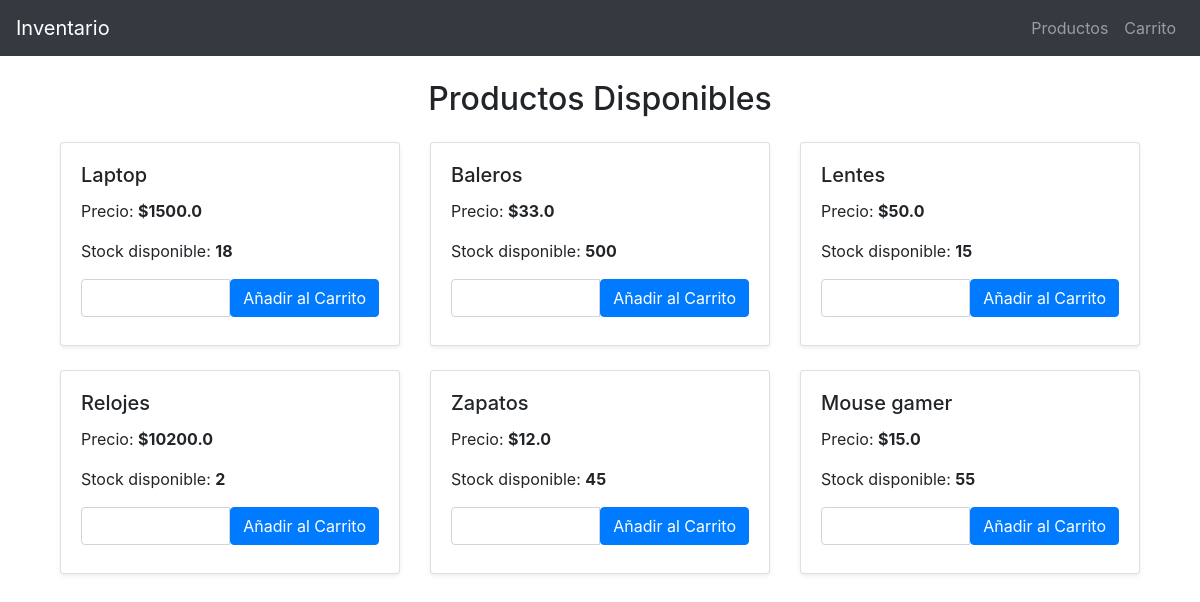
Before: /productos with the older database file.
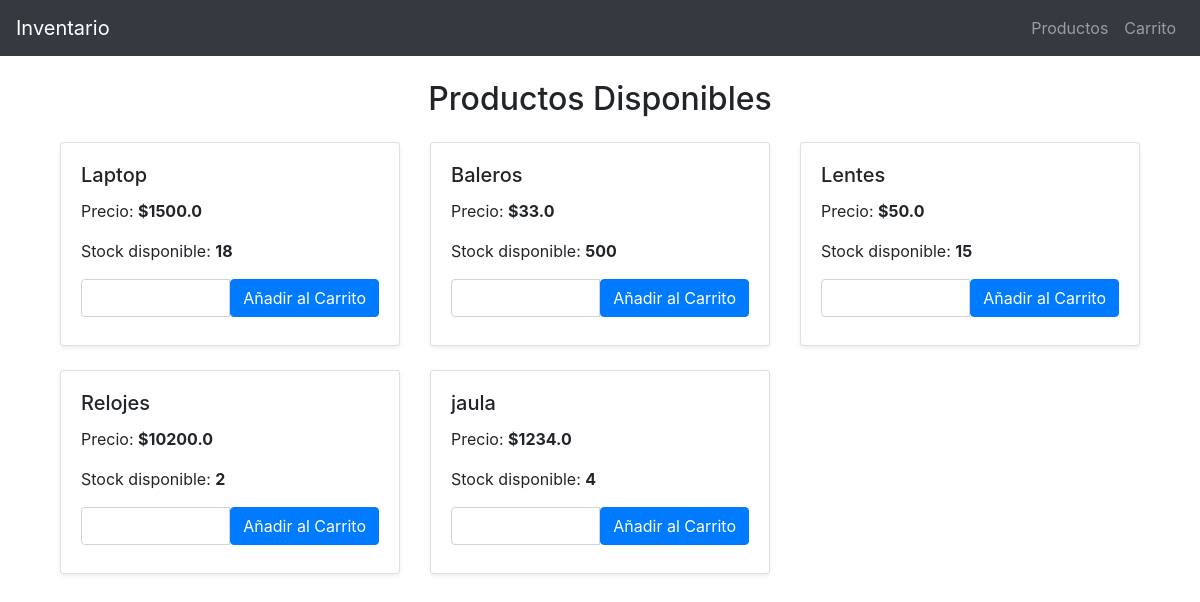
After: the same page with the newer database file.
### tables this page shows
CREATE TABLE productos (
            id INTEGER PRIMARY KEY AUTOINCREMENT,
            nombre TEXT UNIQUE NOT NULL,
            descripcion TEXT,
            cantidad INTEGER NOT NULL CHECK (cantidad >= 0),
            precio REAL NOT NULL CHECK (precio >= 0)
        );

### app.py (the view)
@app.route('/productos')
def mostrar_productos():
    productos = listar_productos()
    return render_template('productos.html', productos=productos)

### database.py (called while the page is built)
def connect_db():
    conn = sqlite3.connect(DB_NAME)
    cursor = conn.cursor()
    return conn, cursor

def listar_productos():
    conn, cursor = connect_db()
    cursor.execute("SELECT * FROM productos")
    productos = cursor.fetchall()
    conn.close()
    if productos:
        return productos
    else:
        print("No hay productos en el inventario.")

### templates/productos.html
{% extends 'base.html' %}
{% block content %}
<div class="container mt-4">
    <h2 class="mb-4 text-center">Productos Disponibles</h2>
    <div class="row">
        {% for producto in productos %}
        <div class="col-md-4 mb-4">
            <div class="card h-100 shadow-sm">
                <div class="card-body">
                    <h5 class="card-title">{{ producto[1] }}</h5>
                    <p class="card-text">Precio: <strong>${{ producto[4] }}</strong></p>
                    <p class="card-text">Stock disponible: <strong>{{ producto[3] }}</strong></p>
                    <form action="{{ url_for('agregar_al_carrito', id_producto=producto[0]) }}" method="POST">
                        <div class="input-group mb-2">
                            <input type="number" name="cantidad" class="form-control" min="1" max="{{ producto[3] }}" required>
                            <button type="submit" class="btn btn-primary">Añadir al Carrito</button>
                        </div>
                    </form>
                </div>
            </div>
        </div>
        {% endfor %}
    </div>
</div>
{% endblock %}

Changed rows visible on the page:
removed productos: nombre "Zapatos", precio "12.0", cantidad "45"
removed productos: nombre "Mouse gamer", precio "15.0", cantidad "55"
added productos: nombre "jaula", precio "1234.0", cantidad "4"
